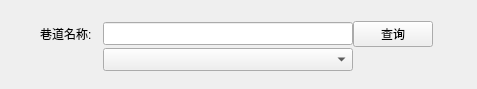
<?xml version="1.0" encoding="UTF-8"?>
<ui version="4.0">
 <class>queryLanewayForm</class>
 <widget class="QWidget" name="queryLanewayForm">
  <property name="geometry">
   <rect>
    <x>0</x>
    <y>0</y>
    <width>477</width>
    <height>89</height>
   </rect>
  </property>
  <property name="minimumSize">
   <size>
    <width>471</width>
    <height>85</height>
   </size>
  </property>
  <property name="windowTitle">
   <string>查询巷道</string>
  </property>
  <widget class="QWidget" name="">
   <property name="geometry">
    <rect>
     <x>40</x>
     <y>20</y>
     <width>393</width>
     <height>54</height>
    </rect>
   </property>
   <layout class="QGridLayout" name="gridLayout">
    <property name="spacing">
     <number>0</number>
    </property>
    <item row="0" column="0">
     <widget class="QLabel" name="label">
      <property name="text">
       <string>巷道名称:</string>
      </property>
     </widget>
    </item>
    <item row="0" column="1">
     <widget class="QLineEdit" name="lineEdit">
      <property name="minimumSize">
       <size>
        <width>250</width>
        <height>23</height>
       </size>
      </property>
     </widget>
    </item>
    <item row="0" column="2">
     <widget class="QPushButton" name="queryBtn">
      <property name="text">
       <string>查询</string>
      </property>
     </widget>
    </item>
    <item row="1" column="0">
     <spacer name="horizontalSpacer">
      <property name="orientation">
       <enum>Qt::Horizontal</enum>
      </property>
      <property name="sizeHint" stdset="0">
       <size>
        <width>40</width>
        <height>20</height>
       </size>
      </property>
     </spacer>
    </item>
    <item row="1" column="1">
     <widget class="QComboBox" name="queryLanewayCmb">
      <property name="minimumSize">
       <size>
        <width>250</width>
        <height>23</height>
       </size>
      </property>
      <property name="styleSheet">
       <string notr="true"/>
      </property>
     </widget>
    </item>
   </layout>
  </widget>
 </widget>
 <tabstops>
  <tabstop>queryBtn</tabstop>
 </tabstops>
 <resources/>
 <connections/>
</ui>
